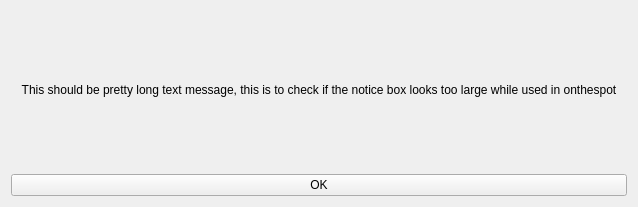
<?xml version="1.0" encoding="UTF-8"?>
<ui version="4.0">
 <class>Form</class>
 <widget class="QWidget" name="Form">
  <property name="geometry">
   <rect>
    <x>0</x>
    <y>0</y>
    <width>638</width>
    <height>207</height>
   </rect>
  </property>
  <property name="windowTitle">
   <string>casualOnTheSpot - Notice</string>
  </property>
  <layout class="QVBoxLayout" name="verticalLayout">
   <item>
    <widget class="QLabel" name="lb_main">
     <property name="text">
      <string>This should be pretty long text message, this is to check if the notice box looks too large while used in onthespot</string>
     </property>
     <property name="scaledContents">
      <bool>true</bool>
     </property>
     <property name="alignment">
      <set>Qt::AlignCenter</set>
     </property>
     <property name="wordWrap">
      <bool>true</bool>
     </property>
    </widget>
   </item>
   <item>
    <widget class="QPushButton" name="btn_close">
     <property name="text">
      <string>OK</string>
     </property>
     <property name="flat">
      <bool>false</bool>
     </property>
    </widget>
   </item>
  </layout>
 </widget>
 <resources/>
 <connections/>
</ui>
